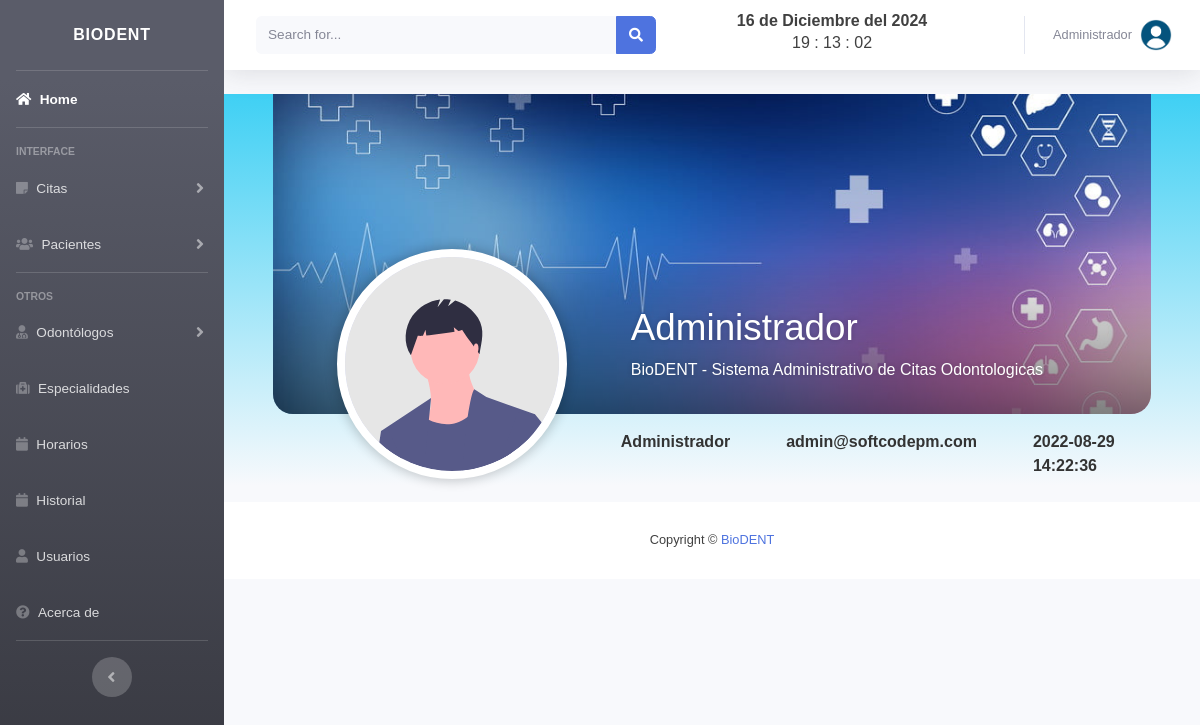
/views/perfil.php (signed in), run on the app's committed database.
### tables this page shows
CREATE TABLE `user` (
  `id` int(11) NOT NULL,
  `nombre` varchar(50) NOT NULL,
  `correo` varchar(50) NOT NULL,
  `contrasena` varchar(255) DEFAULT NULL,
  `fecha` timestamp NOT NULL DEFAULT current_timestamp(),
  `rol` int(11) NOT NULL
);

CREATE TABLE `roles` (
  `id` int(11) NOT NULL,
  `rol` varchar(50) NOT NULL
);

### views/perfil.php (the view, shortened to what this page needs)
<?php include "../includes/header.php";?>
<?php include "../includes/db.php";?>
<?php
$actualsesion = $_SESSION['nombre'];
?>
<?php
$sql = "SELECT  user.id, user.nombre, user.correo, user.contrasena, user.fecha,
roles.rol FROM user
LEFT JOIN roles ON user.rol= roles.id  WHERE nombre ='$actualsesion'";
$usuarios = mysqli_query($conexion, $sql);
if($usuarios -> num_rows > 0){
foreach($usuarios as $key => $fila ){
?>
<tr>
</tr>
<?php
}
}
?>
<html lang="en">
<head>
    <link rel="stylesheet" href="../css/perfil.css" />
</head>
<body>
<section class="perfil-usuario">
    <div class="contenedor-perfil">
        <div class="portada-perfil" style="background-image: url('../img/portada.jpg');">
            <div class="sombra"></div>
            <div class="avatar-perfil">
                <img src="../img/undraw_profile.svg" alt="img">
            </div>
            <div class="datos-perfil">
                <h4 class="titulo-usuario"><?php echo $fila['nombre']; ?></h4>
                <p class="bio-usuario">BioDENT - Sistema Administrativo de Citas Odontologicas</p>
            </div>
        </div>
        <div class="menu-perfil">
            <ul>
                <li><a href="#" title=""><i class="icono-perfil fas fa-info-circle"></i><?php echo $fila['rol']; ?></a></li>
                <li><a href="#" title=""><i class="icono-perfil fas fa-grin"></i><?php echo $fila['correo']; ?></a></li>
                <li><a href="#" title=""><i class="icono-perfil fas fa-camera"></i><?php echo $fila['fecha']; ?></a></li>
            </ul>
        </div>
    </div>
</section>
</body>
</html>
<?php include "../includes/footer.php" ;?>

### css/perfil.css (style rules this page uses)
html { -webkit-text-size-adjust: 100%; -ms-text-size-adjust: 100%; text-size-adjust: 100%; line-height: 1.4; }
* { margin: 0; padding: 0; -webkit-box-sizing: border-box; -moz-box-sizing: border-box; box-sizing: border-box; }
body { color: #404040; font-family: "Arial", Segoe UI, Tahoma, sans-serifl, Helvetica Neue, Helvetica; }
.perfil-usuario { background: linear-gradient(#3FD0F4, transparent); color: #333; }
.perfil-usuario .sombra { position: absolute; display: block; background: linear-gradient(transparent,rgba(0, 0, 0, .5)); width: 100%; height: 50%; bottom: 0; left: 0; }
.perfil-usuario .portada-perfil, .perfil-usuario .sombra { border-radius: 0 0 20px 20px; }
.perfil-usuario img { width: 100%; }
.contenedor-perfil { max-width: 1024px; margin-left: auto; margin-right: auto; }
.perfil-usuario .contenedor-perfil { display: block; margin-left: auto; margin-right: auto; width: 90%; }
.perfil-usuario .portada-perfil { display: block; background-size: cover; background-position: center; background-repeat: no-repeat; position: relative; height: 20rem; margin-bottom: .5rem; }
.perfil-usuario .avatar-perfil { display: block; width: 230px; height: 230px; background-color: #D9DCF1; position: absolute; bottom: -65px; left: 4rem; border-radius: 50%; overflow: hidden; border: 8px solid #FFFFFF; box-shadow: 0 0 12px 2px rgba(0, 0, 0, .2); }
.perfil-usuario .datos-perfil { position: absolute; display: block; width: calc(100% - 230px - 8rem); right: 0; bottom: 0; color: #fff; text-shadow: 0 0 5px rgba(0, 0, 0, .2); padding-bottom: 1rem; padding-right: 1rem; }
.perfil-usuario .titulo-usuario { font-size: 2.3rem; white-space: nowrap; margin-bottom: .5rem; overflow: hidden; text-overflow: ellipsis; }
.perfil-usuario .bio-usuario { font-size: 1em; margin-bottom: .75rem; }
.perfil-usuario .menu-perfil ul { display: flex; list-style: none; margin-left: calc(200px + 8rem); width: calc(100% - 200px - 8rem); }
.perfil-usuario .menu-perfil ul li { margin-right: 1rem; }
.perfil-usuario .menu-perfil a { display: block; text-decoration: none; color: inherit; padding: 8px 20px; font-weight: bold; border-radius: 8px; transition: all ease-in 100ms; }

### data on the page
user: nombre "Administrador", rol.rol "Administrador", correo "admin@softcodepm.com", fecha "2022-08-29 14:22:36"

### other printed values
fecha() "16 de Diciembre del 2024"
$_SESSION['nombre'] "Administrador"
